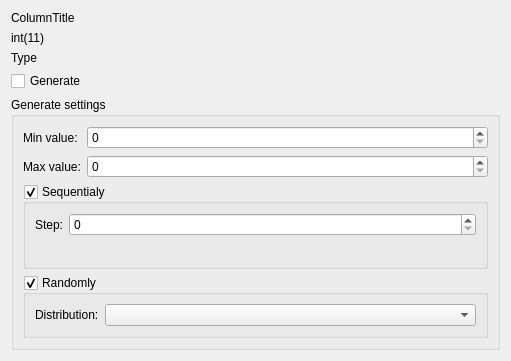
<?xml version="1.0" encoding="UTF-8"?>
<ui version="4.0">
 <class>IntegerSettingsWidget</class>
 <widget class="QWidget" name="IntegerSettingsWidget">
  <property name="geometry">
   <rect>
    <x>0</x>
    <y>0</y>
    <width>511</width>
    <height>361</height>
   </rect>
  </property>
  <property name="windowTitle">
   <string>IntegerSettingsWidget</string>
  </property>
  <layout class="QVBoxLayout" name="verticalLayout">
   <item>
    <widget class="QLabel" name="label">
     <property name="sizePolicy">
      <sizepolicy hsizetype="Expanding" vsizetype="Preferred">
       <horstretch>0</horstretch>
       <verstretch>0</verstretch>
      </sizepolicy>
     </property>
     <property name="text">
      <string>ColumnTitle</string>
     </property>
    </widget>
   </item>
   <item>
    <widget class="QLabel" name="label_3">
     <property name="text">
      <string>int(11)</string>
     </property>
    </widget>
   </item>
   <item>
    <widget class="QLabel" name="label_2">
     <property name="text">
      <string>Type</string>
     </property>
    </widget>
   </item>
   <item>
    <widget class="QCheckBox" name="checkBox">
     <property name="text">
      <string>Generate</string>
     </property>
    </widget>
   </item>
   <item>
    <widget class="QGroupBox" name="groupBox">
     <property name="title">
      <string>Generate settings</string>
     </property>
     <property name="flat">
      <bool>false</bool>
     </property>
     <property name="checkable">
      <bool>false</bool>
     </property>
     <layout class="QFormLayout" name="formLayout">
      <item row="0" column="0">
       <widget class="QLabel" name="label_4">
        <property name="text">
         <string>Min value: </string>
        </property>
       </widget>
      </item>
      <item row="0" column="1">
       <widget class="QSpinBox" name="spinBox"/>
      </item>
      <item row="1" column="0">
       <widget class="QLabel" name="label_5">
        <property name="text">
         <string>Max value:</string>
        </property>
       </widget>
      </item>
      <item row="1" column="1">
       <widget class="QSpinBox" name="spinBox_2"/>
      </item>
      <item row="2" column="0" colspan="2">
       <widget class="QGroupBox" name="groupBox_2">
        <property name="sizePolicy">
         <sizepolicy hsizetype="Expanding" vsizetype="Expanding">
          <horstretch>0</horstretch>
          <verstretch>0</verstretch>
         </sizepolicy>
        </property>
        <property name="title">
         <string>Sequentialy</string>
        </property>
        <property name="checkable">
         <bool>true</bool>
        </property>
        <layout class="QFormLayout" name="formLayout_2">
         <item row="0" column="0">
          <widget class="QLabel" name="label_6">
           <property name="text">
            <string>Step:</string>
           </property>
          </widget>
         </item>
         <item row="0" column="1">
          <widget class="QSpinBox" name="spinBox_3"/>
         </item>
        </layout>
       </widget>
      </item>
      <item row="3" column="0" colspan="2">
       <widget class="QGroupBox" name="groupBox_3">
        <property name="title">
         <string>Randomly</string>
        </property>
        <property name="checkable">
         <bool>true</bool>
        </property>
        <layout class="QFormLayout" name="formLayout_3">
         <item row="0" column="0">
          <widget class="QLabel" name="label_7">
           <property name="text">
            <string>Distribution:</string>
           </property>
          </widget>
         </item>
         <item row="0" column="1">
          <widget class="QComboBox" name="comboBox"/>
         </item>
        </layout>
       </widget>
      </item>
     </layout>
    </widget>
   </item>
  </layout>
 </widget>
 <resources/>
 <connections/>
</ui>
